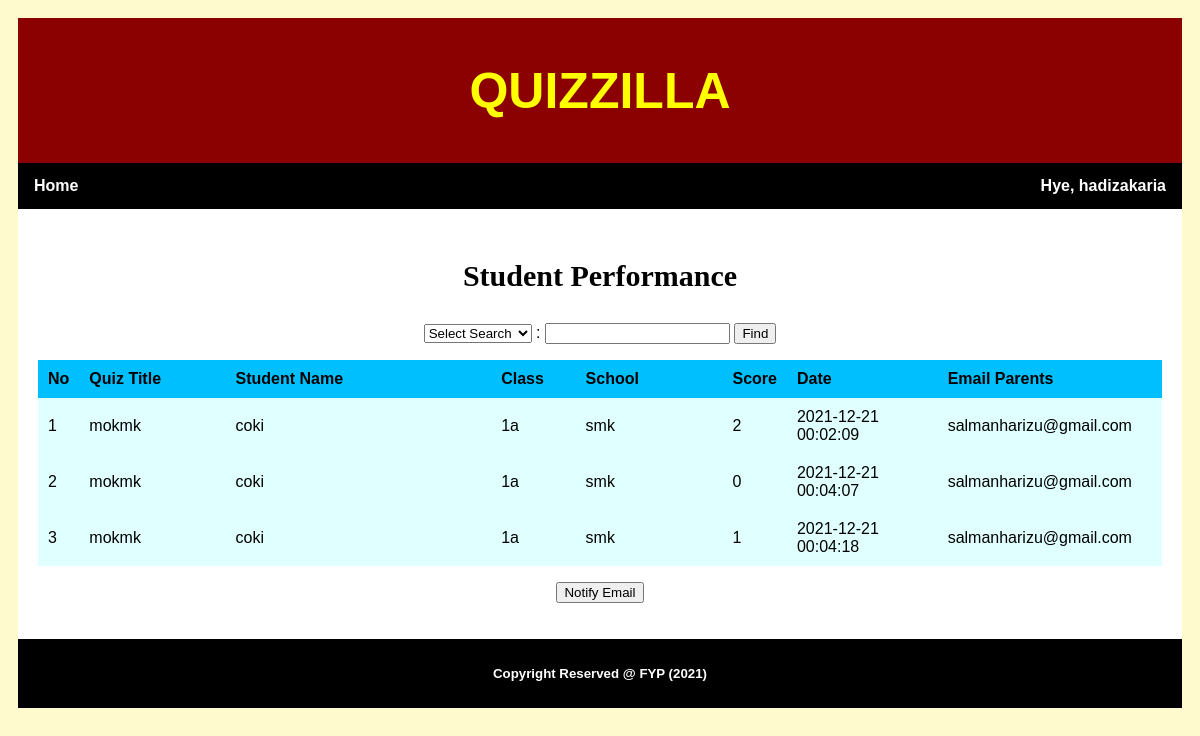
Page /student_performance.php (signed in) on the committed database.
### tables this page shows
CREATE TABLE `teacher` (
  `email` varchar(255) NOT NULL,
  `password` varchar(255) NOT NULL,
  `name` varchar(255) NOT NULL
);

CREATE TABLE `performance` (
  `email_student` varchar(255) NOT NULL,
  `id_quiz` varchar(7) NOT NULL,
  `date_answer` datetime NOT NULL,
  `score` int(3) NOT NULL
);

CREATE TABLE `quiz` (
  `id_quiz` varchar(7) NOT NULL,
  `title_quiz` varchar(255) NOT NULL,
  `email_teacher` varchar(255) NOT NULL
);

CREATE TABLE `student` (
  `email` varchar(255) NOT NULL,
  `password` varchar(255) NOT NULL,
  `name` varchar(255) NOT NULL,
  `school` varchar(255) NOT NULL,
  `class` varchar(255) NOT NULL,
  `email_parents` varchar(255) NOT NULL
);

### session.php (called while the page is built, shortened)
<?php
include ('db_conn.php');
$email = $_SESSION['email'];
$cat = $_SESSION['category'];
if ($cat == "T") {
	$table = "teacher";
} else {
	$table = "student"; }
$mysql = mysqli_query($conn, "SELECT * FROM $table WHERE email='$email'");
$row = mysqli_fetch_array($mysql);
$name = $row['name'];
?>

### student_performance.php (the view, shortened to what this page needs)
<html>
<head>
</head>
<body>
<?php
include ("header.php");
include ("topnav.php");
?>
<div id="mainbody">
	<div id="title"><p>Student Performance</p></div>
<form action="" method="post">
<p><center>
	<select name="category">
		<option>Select Search</option>
	</select>
  : <input type="text" name="search">
<input type="submit" value="Find" name="find">
</p><center>
</form>
<?php
if(isset($_POST['find']) && !empty($_POST['search']) )
{
	switch ($_POST["category"])
	{
	case "title":
	$query = "SELECT * FROM performance
			  INNER JOIN quiz
				  ON performance.id_quiz = quiz.id_quiz
			  INNER JOIN student
				  ON performance.email_student = student.email
			  WHERE quiz.title_quiz LIKE '%$_POST[search]%'
			  ORDER BY quiz.title_quiz";
	break;
	default:
	$query = "SELECT * FROM performance
			  INNER JOIN quiz
				  ON performance.id_quiz = quiz.id_quiz
			  INNER JOIN student
				  ON performance.email_student = student.email
			  WHERE student.name LIKE '%$_POST[search]%'
			  ORDER BY quiz.title_quiz";
	}
} else {
	$query = "SELECT * FROM performance
			  INNER JOIN quiz
				  ON performance.id_quiz = quiz.id_quiz
			  INNER JOIN student
				  ON performance.email_student = student.email
			  ORDER BY quiz.title_quiz";
}
$mysql = $query;
$result = mysqli_query($conn, $mysql) or die(mysql_error());
$no = 0;
if (mysqli_num_rows($result) > 0)
{
?>
<table cellpadding=10px border=0>
<tr>
	<th style="width: 20px">No</th>
	<th style="width: 200px">Quiz Title</th>
	<th style="width: 400px">Student Name</th>
	<th style="width: 100px">Class</th>
	<th style="width: 200px">School</th>
	<th style="width: 20px">Score</th>
	<th style="width: 200px">Date</th>
	<th style="width: 200px">Email Parents</th>
	<th></th>
</tr>
<?php
	while($row = mysqli_fetch_assoc($result))
	{
		$no++;
?>
<tr>
	<td><?php echo $no; ?></td>
	<td><?php echo $row['title_quiz']; ?></td>
	<td><?php echo $row['name']; ?></td>
	<td><?php echo $row['class']; ?></td>
	<td><?php echo $row['school']; ?></td>
	<td><?php echo $row['score']; ?></td>
	<td><?php echo $row['date_answer']; ?></td>
	<td><?php echo $row['email_parents']; ?></td>
</tr>
<?php
}
	echo "</table>";
}
else { echo "<center>No record</center>"; }
?>
<tr>
	<td><input type="button"
			   onclick="window.location.href='notify_email.php';"
			   value="Notify Email"></td>
</tr>
</div>
<?php
include ("footer.php");
?>
</body>
</html>

### topnav.php (shortened to what this page needs)
<?php
include('session.php');
?>
<html>
<head>
</head>
<body>
<ul>
	<li><a href="quiz_collection.php">Home</a></li>
	<li class="dropdown">
	<a href="#" class="dropbtn">Hye, <?php echo $name; ?></a>
	</li>
</ul>
</body>
</html>

### student_performance.php (style rules this page uses)
#mainbody { background-color: white; padding: 20px; }
#title { font-size: 30px; font-family: Tw Cen MT Condensed; font-weight: bold; text-align: center; }
table { margin-left: auto; margin-right: auto; border-collapse: collapse; margin: auto; background-color: lightcyan; }
td { text-align: left; height: 25px; }
th { height: 30px; text-align: left; font-weight: bold; background-color: deepskyblue; }

### header.php (style rules this page uses)
* { box-sizing: border-box; }
body { background: lemonchiffon; font-family: Arial; padding: 10px; }

### topnav.php (style rules this page uses)
ul { list-style-type: none; margin: 0; padding: 0; overflow: hidden; background-color: black; }
li { float: left; }
li a, .dropbtn { display: inline-block; color: white; text-align: center; padding: 14px 16px; text-decoration: none; font-weight: bold; }
li.dropdown { display: inline-block; float:right; }

### rows in the picture
teacher: name "hadizakaria"
performance: id_quiz.title_quiz "mokmk", email_student.name "coki", email_student.class "1a", email_student.school "smk", score "2", date_answer "2021-12-21 00:02:09", email_student.email_parents "salmanharizu@gmail.com"
performance: id_quiz.title_quiz "mokmk", email_student.name "coki", email_student.class "1a", email_student.school "smk", score "0", date_answer "2021-12-21 00:04:07", email_student.email_parents "salmanharizu@gmail.com"
performance: id_quiz.title_quiz "mokmk", email_student.name "coki", email_student.class "1a", email_student.school "smk", score "1", date_answer "2021-12-21 00:04:18", email_student.email_parents "salmanharizu@gmail.com"
